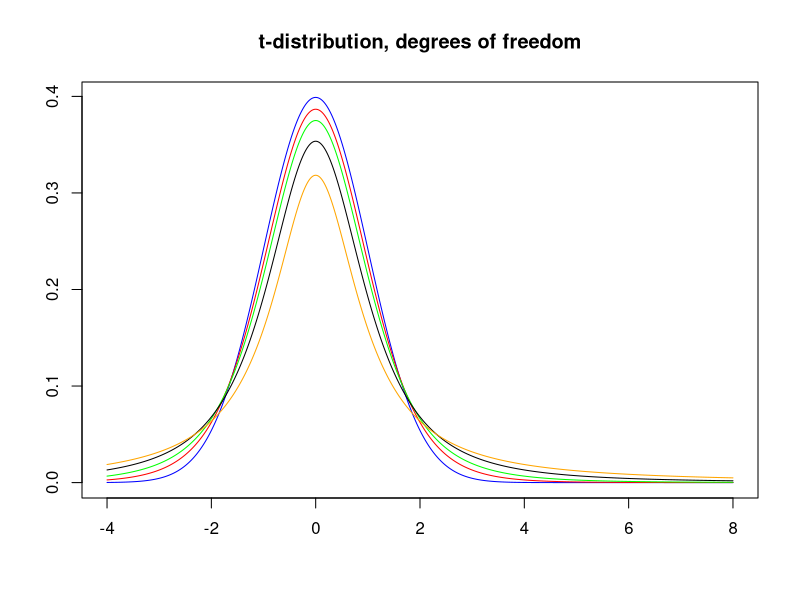

This chart was generated by the following R code:
#' BTC1859 Data Science I, Assigbnment 1 
#' Zacehry Chan 

#' -------------------------------------

#' Question 1: Suppose 6 out of 15 students in a class develop influenza, 
#' whereas there is 20% chance for a student in similar school classes 
#' nationwide to develop influenza. Is there evidence of an excessive number 
#' of cases in the class? That is, what is the probability of obtaining at 
#' least 6 cases in this class if the nationwide rate holds true?


#' Using the fucntion pbinopm() as this scenario deals with desecretized, 
#' numerical data. Also assuming taht there are only 2 states for this sickness,
#' sick or not sick, thus fulfilling the requiremnets (&conditions) necessary 
#' to use a binomial distribution 
#' 
#' Given p = 0.2, _________

prob_at_least_6 <- 1 - pbinom(5,size = 15,prob = 0.2)

#outputting probability to console window
prob_at_least_6

# prob_at_least_6 = 0.06105143

#' Calculates the porbability fo there being at least 5 (x <= 5) 
#' takes the complement to see the probablity of there being at least 6 cases 
#' of sickeness in a given class, given the parameters 

#' -------------------------------------

# Question 5

#Setting sequence for x-axis, using seq func to ensure smooth line (has many, many points)
x <- seq(from=-4,to=8,length.out = 1000)
y_norm <- dnorm(x, mean = 0, sd = sqrt(1), log = FALSE)
plot(x,y_norm, type = "l", main="t-distribution, degrees of freedom",col = "blue", xlab = " ",ylab = " ")

df_8 <- 8
x_8 <- seq(from=-4,to=8,length.out = 1000)
y_8 <- dt(x_8, df_8)
points(x,y_8, type="l", col="red")

df_4 <- 4
x_4 <- seq(from=-4,to=8,length.out = 1000)
y_4 <- dt(x_4, df_4)
points(x,y_4, type="l", col="green")

df_2 <- 2
x_2 <- seq(from=-4,to=8,length.out = 1000)
y_2 <- dt(x_2, df_2)
points(x,y_2, type="l", col="black")

df_1 <- 1
x_1 <- seq(from=-4,to=8,length.out = 1000)
y_1 <- dt(x_1, df_1)
points(x,y_1, type="l", col="orange")

legend(x = 1, y = 1, legend = c("normal", "t, df = 8","t, df = 6", "t, df = 4", "t, df = 2"), lty = 1, title = "test")
